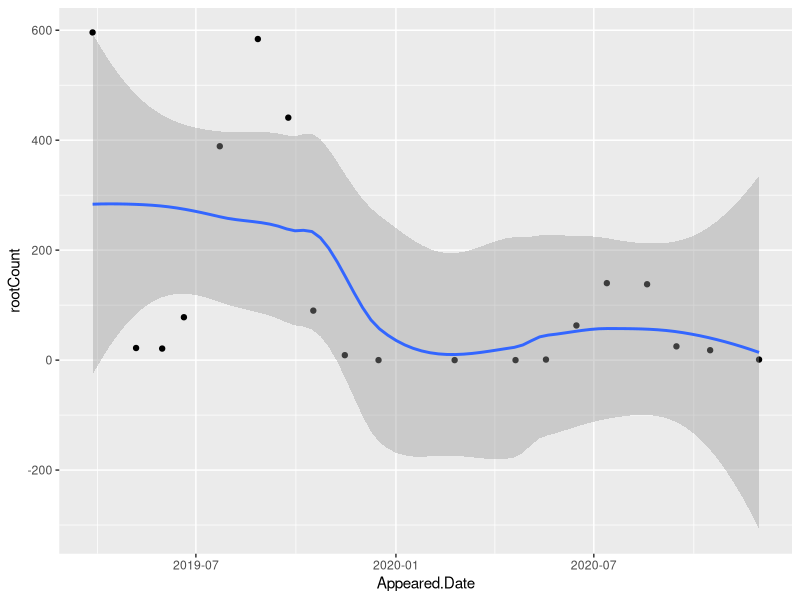
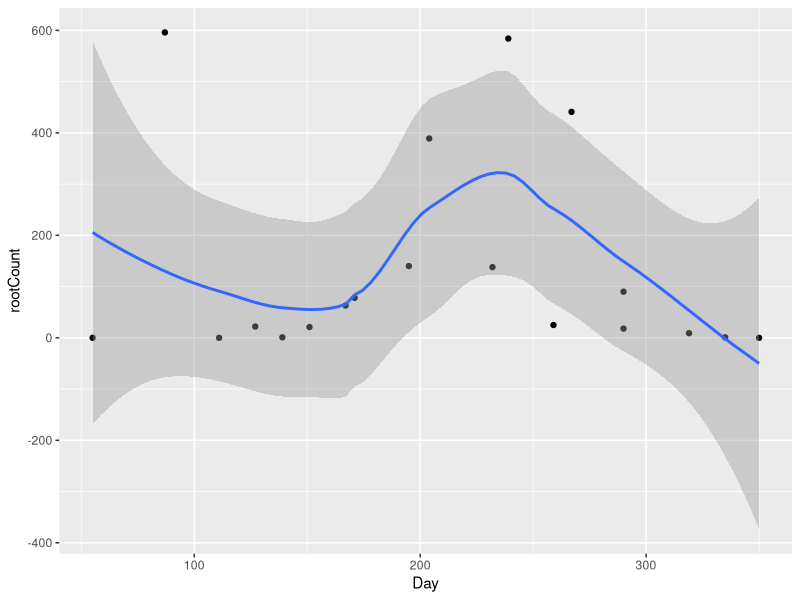
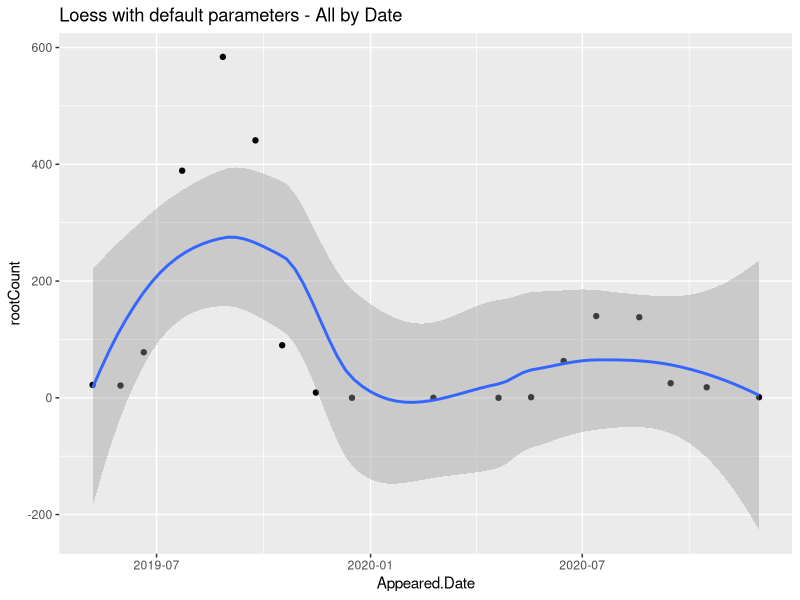
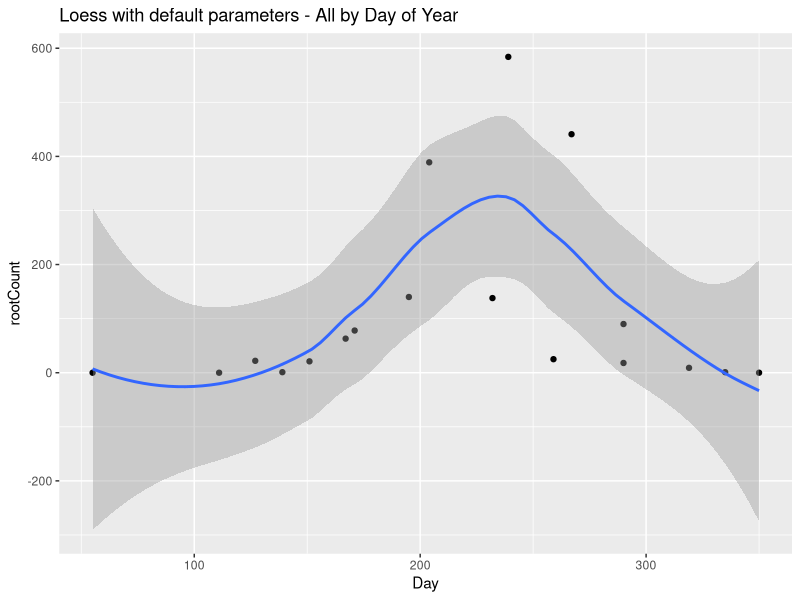
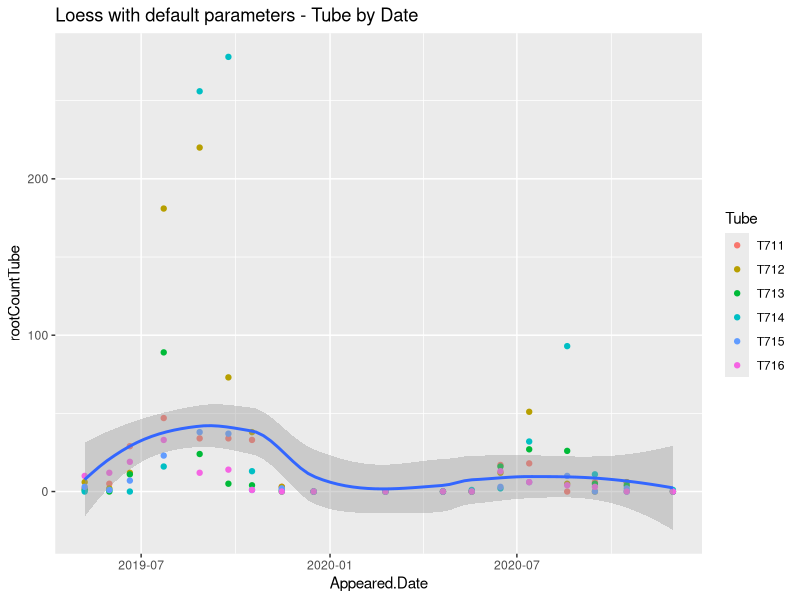
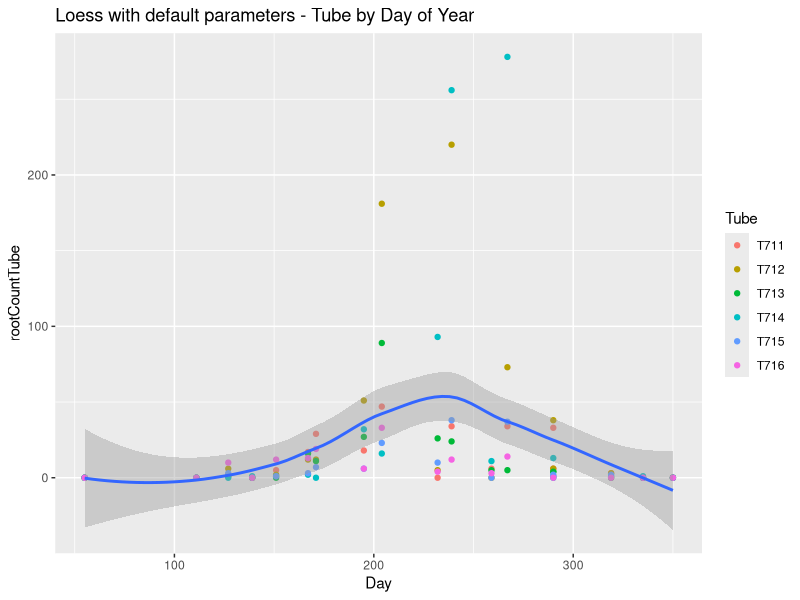
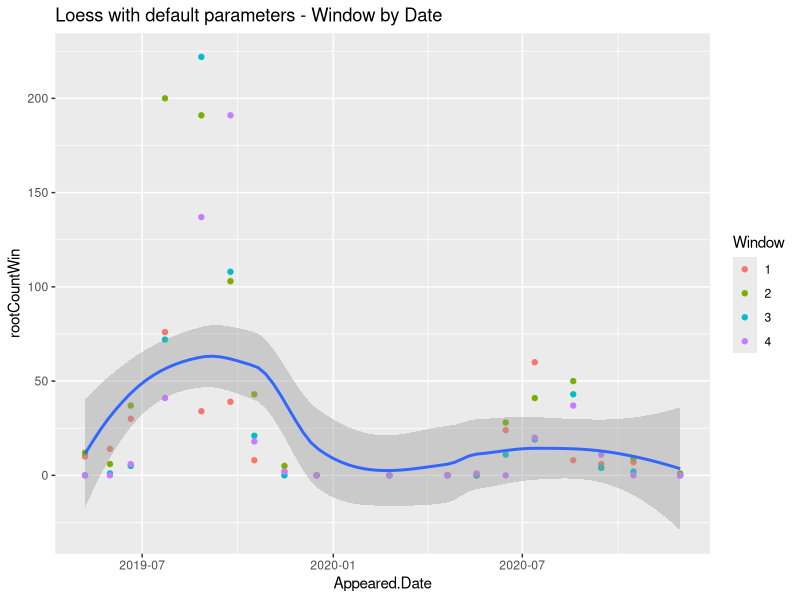
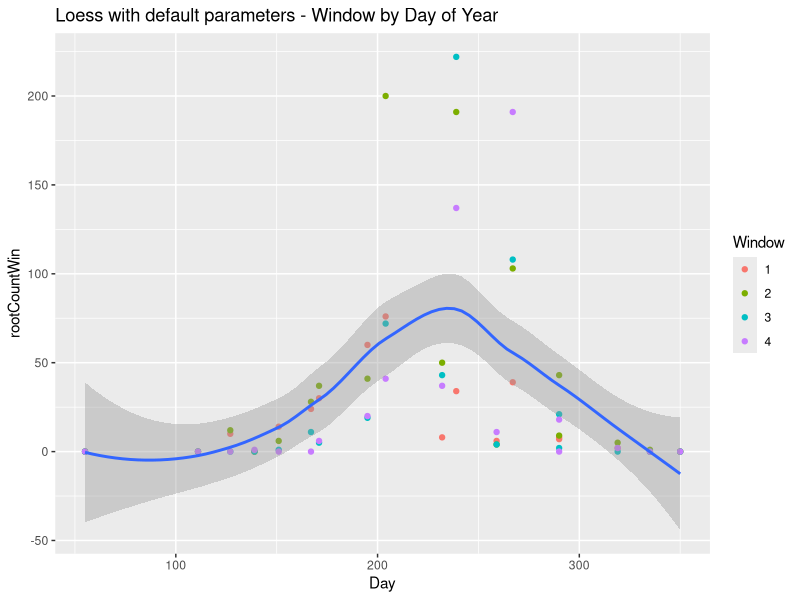

Generate these figures, in order, with R:
#Script for Analysis of Root Growth 2019- 2020
# Goal explore GAM for modeling data
# Start:December 28, 2021
# Veta Bonnewell
# 2021-12-28:10-12am mostly R review - Morton time 1 hr -Set up project, start script review raw data types
# 2021-12-29  5-6:30 R review using Haley Wickam's online book- r4ds.had.co.nz  Morton 10pm -1 am read data, check values
# 2021-12-30  ?  review raw data with excel
# 2022-01-04  4:30-6:30
# 2022-01-05  7:00- 8:00   #code for finding RootID for same date, all instances of that Tube, RootID
# 2022-01-06  11:00-12:00  #code for finding RootID for same date in different windows for that date only
# 2022-01-13  11-3:00      #code to geom_smooth of New_RootsByDate, Window, Plots
#                            code to filter out data from observation 1
# 2022-01-20  10-1:30 Install git(remote repo), setup GitHub (origin repo), connect 
#               include setup commend in comments below for parts that may need to do when setup Windows PC
#               2-4  edit script
#                ? cannot commit, find email from github security violation PAT in comment        
#               10-1:30 email, script edit - remove PAT, compare span for Tube Residual Standard Error
#2022-01-26   3 pm - 5pm Review input parameters and output values from optim() for loess() and add comments
#                 optim() did not return an optimal value, for minimizing SSE
#                 plot with  span values 0.1-1.0 for loess() and confirm Residual Standard Error increases with span.
#
#
#

### Open issues for VB
###
###2022-01-13
###  1. Ask Luke about why no Jan again?
###
###  2. Ask Newton about RootID scheme, branches receive new id?
###      Use excel filter to examine number of entries for a root and values for all vars:
### 3. RootID+WindowId+Tube are unique,
###      i.e same Multiple RootID on same date in multiple windows does not mean same root
###     If root extends from one window to another will be counted as 2 roots
###        
###  3. Units: mm or mm*10??  
###
###  4. When plot TubeIDs by Window see 2 bands in some windows, branches? Not important just curious

###2022-01-20
###  1. Use git so can frequently save annotated intermediate code, IDE to see
###  2. Google docs can save version, less granular?
###  3. Should not compare Residual Standard Errors from different datasets
###      i.e only for different models on same data set
### End issues for VB
##
######Start Git/github setup
#### Future: Windows only
#library(installR)
#updateR()  # checks if current is latest, if not asks if want to update
#
#install.packages(usethis)
#library(usethis)
#use_git_config (user.name = "Veta Bonnewell", user.email = "vbonnewell@yahoo.com")
# in terminal, check results
#git config --global --list
#
# help on setting up default editor for git
#VB skip for now
# https://swcarpentry.github.io/git-novice/02-setup/
#usethis::git_default_branch_configure()
#
#  Get Personal Access Token for Rstudio to access GitHub repository
#  usethis::create_github_token()
#    Copy token  (send email to gmail with token to save)
#   gitcreds::gitcreds_set()
#   Paste token
#  On windows install/setup git, connect Rstudio, clone repository to PC
######End Git/github setup


library(tidyverse)
library(readr)
library(ggplot2)
counts_roots_data  <- read_csv("Data/QUBI-E_counts.csv", na=c("NA", "-", NA))# Converts "NA", "-" to NAs
#summary(counts_roots_data)
head(counts_roots_data)
#spec(counts_roots_data)

raw_roots_data  <- read_csv("Data/QUBI-E_raw.csv", na=c("NA", "-", NA),
                            col_types= cols(
                              Plot= col_character(),
                              Tube = col_character(),  
                              Window = col_factor( ordered=TRUE, include_na = TRUE), # "1" "2" "3" "4"
                              RootID = col_double(),      # 235 roots do not have RootID or data, i.e. NA, 
                              Appeared = col_double(),    # Observation number
                              Appeared.Date = col_date(), # "yyyy-mm-dd"
                              Died = col_double(),        # Observation number
                              Died.Date  = col_date(),    # "yyyy-mm-dd"
                              Initial.Status = col_factor(include_na = TRUE), #"LIVING"     "EMTIPS"     "NOROOTS"    "RHIZOMORPH"
                              Final.Status = col_factor(include_na = TRUE),   # "LIVING"     "EMTIPS"     "NOROOTS"    "RHIZOMORPH"
                                                                              #"DEAD"  "EMTIPSDEAD"      "DEAD CENSORED"   "RHIZOMORPH DEAD"
                              Lifespan = col_double(),    # Days?
                              Maximum.Length =  col_double(),  # mm? QU.counts has length / 10?
                              Maximum.Diameter = col_double(), # mm?
                              Year =col_factor(ordered=TRUE),                      # Year only of observation date
                              Month = col_factor(levels = c("2","3", "4", "5", "6",  "7",  "8",  "9", "10", "11", "12"),
                                                 ordered=TRUE, include_na = TRUE ),# Month only of observation date
                              Day = col_double())                                  # Day of year of observation date
)
############ Data Definitio
# Plot chr  
# Tube chr  -> integer/factor  - Multiple tubes per tree
# Window chr?  factor?          Up to 4 windows from 1-4 with increasing depth
# RootID chr  integer           Unique to tube/window
# Appeared (observation number) integer
# Appeared Date -  date first recorded
# Died  chr (observation number?)  need to add na=c("-", NA), cast to integer
# Died.Date date first missing - need to add na=c("-", NA), cast to date
# Initial.Status chr values = LIVING, NOROOTS
# Lifespan  days alive?
# Maximum.Length, mm?  initial length or mximimum length from all observations
# Maximum.Diameter, mm?   "
# Year - year appeared
# Month - month appeared 
# Day - day of year appeared

summarise(raw_roots_data,count=n(), rootCountNoNA=sum(!is.na(RootID)))

#Total count is 2851
summary(raw_roots_data)              #Check for NAs - Find 235 are rows with no RootID or data
summary(raw_roots_data$Month)        # Shows factor is ordered

#For additional viewing of structure of raw data use following script
# Note that sourcing the script does not send output to console.
# Need to open script and run from that tab to get output
# source("Scripts/Check-Raw-Data.R")
#IGNORE sourcing for now

# Depends on raw_roots_data being the data read from the raw data file
head(raw_roots_data)
spec(raw_roots_data)

#Find out the values for categorical variables, also available from Summary()
levels(raw_roots_data$Window)
levels(raw_roots_data$Initial.Status) 
levels(raw_roots_data$Final.Status)
levels(raw_roots_data$Year)
levels(raw_roots_data$Month)

#See that there are a large number of NAs, how many root are there really?
summarise(raw_roots_data,count=n(), rootCountNoNA=sum(!is.na(RootID)))

#Total count is 2851
summary(raw_roots_data)              #Check for NAs - Find 235 are rows with no RootID or data
summary(raw_roots_data$Month)        # Shows factor is ordered
#raw_roots_data %>%     #Test  summarise
#group_by(Appeared, Appeared.Date) %>%
#summary()
#summarise(count=n(), minimum_RootID= min(RootID,na.rm=TRUE), maximum_RootID= max(RootID,na.rm=TRUE))

### Start check the pattern of RootID, why are there duplicates?
###  Code below shows RootID is generated separately for each tube window
###  That is the same RootID is seen in multiple tubes, and may occur once in each window of a single tube
# #Check for roots with same RootID, see Same RootID in different Tubes
# RootID_GT1_index<- raw_roots_data %>%
#   group_by(RootID) %>%
#   summarise(count=n()) %>%
#   filter(count > 1)
# print(RootID_GT1_index,n=20,width = Inf)
# 
# #This gets all rows with RootID in index,  not just those with 2+ instances 
# #RootID_GT1_rows<- subset(raw_roots_data,RootID %in% RootID_GT1_index$RootID) %>%
# # arrange(RootID)%>%
# # print(n=20,width = Inf) 
# 
# # Note that Tube/RootID/Window is unique, may be in same "Appeared" (observation) or not
# # Tube/RootID/Window is unique
# TubeRootID_GT1_index<- raw_roots_data %>%  
#   filter(!is.na(RootID))  %>% 
#   group_by(RootID, Tube) %>%   #If add window, all counts are 1
#   summarise(count=n()) %>%
#   print(n=20,width = Inf)
# 
# #Roots with same id in different windows at same observation time 
# TubeRootID_GT1_rows<-raw_roots_data %>%  
#   filter(!is.na(RootID))  %>% #2616 rows
#   group_by(RootID, Tube, Appeared) %>% 
#   filter(n() > 1)  %>% 
#   arrange(Plot, Tube, RootID,Appeared, Window)%>%
#   print(n=20,width = Inf) #Total of 271 rows 
# 
# #Roots_Dec <-raw_roots_data[,"Appeared"==10] #See that all "roots" are not roots #Error why??
# #raw_roots_data["Appeared"==10,.] #why doesn't work
# subset(raw_roots_data,Appeared==10)
# 
# print(raw_roots_data[30,]) #Check what some of the NAs are in data in this row
# # Explicitly cast each column with NA value, not most efficient but most clear
# 
# #  Plot RootID vs Appeared to get overall view of data
# #  Appeared and Appeared.Date should be idenical
# ggplot(data=raw_roots_data) +
#   geom_point(mapping = aes(x =Appeared.Date,  y=RootID ))
# 
# ggplot(data=raw_roots_data) +
#   geom_point(mapping = aes(x =Day,  y=RootID ))+
#   facet_grid (Tube ~ Window)
### End check the pattern of RootID
###


################################################################################################################
# Create data for each observation date
# rootCountNA
# rootCount   -count of roots for observation with NO ROOTS rows deleted
# totalLengthmm - sum of (maximum) lengths of each root ? units mm or 10* mm?
# 

New_RootsByDate<- raw_roots_data %>%
  group_by(Appeared, Appeared.Date,Year, Month, Day) %>%  #These variables should have same value for each Observtion date
  summarise(rootCountNA=n(), rootCount=sum(!is.na(RootID)), 
            totalLengthmm = sum(Maximum.Length, na.rm=TRUE))

#plot new roots over entire time interval 2019 & 2020
jpeg("Analysis/Images/New_roots_Entire_Interval")
ggplot(data=New_RootsByDate, mapping =aes(x =Appeared.Date,  y=rootCount)) +
  #geom_point(mapping = aes(color=Window )) +
  geom_point() +
  geom_smooth()
dev.off()


#plot new roots timespan 1 year, i.e. overlay years
jpeg("Analysis/Images/New_roots_Annual")
ggplot(data=New_RootsByDate, mapping =aes(x =Day,  y=rootCount)) +
  #geom_point(mapping = aes(color=Window )) +
  geom_point() +
  geom_smooth()
dev.off()

#Fix by removing data for first observation since it is actually comulative from trees past growth

jpeg("Analysis/Images/New_roots_Entire_Interval")
New_RootsByDate_Nrows =nrow(New_RootsByDate)
ggplot(data=New_RootsByDate[2:New_RootsByDate_Nrows,], mapping =aes(x =Appeared.Date,  y=rootCount)) +
  geom_point() +
  geom_smooth()+
  ggtitle("Loess with default parameters - All by Date")
dev.off()

jpeg("Analysis/Images/New_roots_Annual")
ggplot(data=New_RootsByDate[2:New_RootsByDate_Nrows,], mapping =aes(x =Day,  y=rootCount)) +
  #geom_point(mapping = aes(color=Window )) +
  geom_point() +
  geom_smooth()+
  ggtitle("Loess with default parameters - All by Day of Year")
dev.off()

### Start Plots for Tubes
#Plot of counts per tube vs time (all windows combined)
New_RootsByTube_NoObs1<- raw_roots_data %>%
  filter(Appeared > 1) %>%
  group_by(Appeared, Appeared.Date,Year, Month, Day,Tube) %>%  
  summarise(rootCountTubeNA=n(), rootCountTube=sum(!is.na(RootID)), 
            totalLengthmm = sum(Maximum.Length, na.rm=TRUE))

summary(New_RootsByTube_NoObs1)  #Use to check data is as expected

jpeg("Analysis/Images/New_roots_Entire_Interval-Tube")
ggplot(data=New_RootsByTube_NoObs1, mapping =aes(x =Appeared.Date,  y=rootCountTube)) +
  geom_point(mapping = aes(color=Tube )) +
  geom_smooth()+
  ggtitle("Loess with default parameters - Tube by Date")
dev.off()

jpeg("Analysis/Images/New_roots_Annual_Tube")
ggplot(data=New_RootsByTube_NoObs1, mapping =aes(x =Day,  y=rootCountTube)) +
  geom_point(mapping = aes(color=Tube )) +
  geom_smooth() +
  ggtitle("Loess with default parameters - Tube by Day of Year")
dev.off()
### End Plots for Tubes

####  Start Plots for Windows
# To increase number of samples, use counts per tube, and counts per window
# Plot of counts per window vs time (all tubes combined)

New_RootsByWindow_NoObs1<- raw_roots_data %>%
  filter(Appeared > 1) %>%                                        # Remove first obs.
  group_by(Appeared, Appeared.Date,Year, Month, Day, Window) %>%  #These variables should have same value for each Observtion date
  summarise(rootCountWinNA=n(), rootCountWin=sum(!is.na(RootID)), 
            totalLengthmm = sum(Maximum.Length, na.rm=TRUE))

summary(New_RootsByWindow_NoObs1)  #Use to check data is as expected

jpeg("Analysis/Images/New_roots_Entire_Interval-Window")
ggplot(data=New_RootsByWindow_NoObs1, mapping =aes(x =Appeared.Date,  y=rootCountWin)) +
  geom_point(mapping = aes(color=Window )) +
  geom_smooth()+
  ggtitle("Loess with default parameters - Window by Date")
dev.off()

jpeg("Analysis/Images/New_roots_Annual-Window")
ggplot(data=New_RootsByWindow_NoObs1, mapping =aes(x =Day,  y=rootCountWin)) +
  geom_point(mapping = aes(color=Window )) +
  geom_smooth()+
  ggtitle("Loess with default parameters - Window by Day of Year")
dev.off()
####  End Plots for Windows


# Look at effect of different span values, code from
# http://r-statistics.co/Loess-Regression-With-R.html

#Test on Tube data since more data points
New_RootsByTube_NoObs1_OrderDay<- New_RootsByTube_NoObs1 %>%
  ungroup() %>%
  arrange(Day)

loess75Default <- loess(rootCountTube ~ Day, data = New_RootsByTube_NoObs1_OrderDay)
#Number of Observations: 108 
#Equivalent Number of Parameters: 4.55 
######Residual Standard Error: 42.56 
#Default span = 0.75, degree = 2

#Same for Dates
# data=New_RootsByDate[2:New_RootsByDate_Nrows,], mapping =aes(x =Day,  y=rootCount
New_RootsByDate_NoObs1_OrderDay<-New_RootsByDate[2:New_RootsByDate_Nrows,] %>%
  ungroup() %>%
  arrange(Day)

loessMod75_Date <- loess(rootCount ~ Day, data = New_RootsByDate_NoObs1_OrderDay)
#Number of Observations: 18 
#Equivalent Number of Parameters: 4.85 
####  Residual Standard Error: 142.6   # Much larger than by Tube obove, 
####  Is this faulty conclusion since range is different!!!
####                                   # Only valid for comparisons of models for same data???
#Default span = 0.75, degree = 2
#sum(loessMod75_Date$residuals, na.rm = T)  #[1] -126.4533
#sum(loessMod75_Date$residuals, na.rm = T)^2  # 15990.43

#https://www.statology.org/how-to-interpret-residual-standard-error/
#  Residual Standard Error = square root of (sum of y-_observed - y_predicted)^2/df)
#  df =The degrees of freedom, calculated as the total number of observations – total number of model parameters.
#
# Define loess models
loessMod10 <- loess(rootCountTube ~ Day, data = New_RootsByTube_NoObs1_OrderDay,span=0.10) # 10% smoothing span)
loessMod25 <- loess(rootCountTube ~ Day, data = New_RootsByTube_NoObs1_OrderDay,span=0.25) # 25% smoothing span)
loessMod50 <- loess(rootCountTube ~ Day, data = New_RootsByTube_NoObs1_OrderDay,span=0.50) # 50% smoothing span)
loessMod75 <- loess(rootCountTube ~ Day, data = New_RootsByTube_NoObs1_OrderDay,span=0.75) # 75% smoothing span)

#Results below copied from console window
#loess(rootCountTube ~ Day, data = New_RootsByTube_NoObs1_OrderDay, span = .75)
#Number of Observations: 108 
#Equivalent Number of Parameters: 4.55 
######Residual Standard Error: 42.56 
#Default span = 0.75, degree = 2

#loess(formula = rootCountTube ~ Day, data = New_RootsByTube_NoObs1_OrderDay, span = 0.5)
#Number of Observations: 108 
#Equivalent Number of Parameters: 7.05 
#Residual Standard Error: 42.98

#loess(rootCountTube ~ Day, data = New_RootsByTube_NoObs1_OrderDay,span=0.30)
#Number of Observations: 108 
#Equivalent Number of Parameters: 10.59 
#Residual Standard Error: 42.78 

options(digits=2)
for(i in seq(from=0.2, to=1.0, by=0.1)){
  lmod <- loess(rootCountTube ~ Day, data = New_RootsByTube_NoObs1_OrderDay, span = i)
  print( paste("i  =", i, ",  Obs = ", lmod$n, ",  Residual Standard Error = ", lmod$s))
}

# Following SSE do not include degrees of freedom
loessMod10_SSE <- sum(loessMod10$residuals^2, na.rm = T)  #  3.828922e-25
loessMod25_SSE <- sum(loessMod25$residuals^2, na.rm = T)  #  8758.039
loessMod75_SSE <- sum(loessMod75$residuals^2, na.rm = T)  #  29895.84


# get smoothed output
smoothed10 <- predict(loessMod10) 
smoothed25 <- predict(loessMod25)
smoothed50 <- predict(loessMod50)
smoothed75 <- predict(loessMod75)

# Plot it (original has colors defined, not on Mac??)
jpeg("Analysis/Images/New_roots_TubeDay-LoessSpan10-25-50-75")
plot(New_RootsByTube_NoObs1_OrderDay$rootCountTube, 
     x=New_RootsByTube_NoObs1_OrderDay$Day, 
     type="l", 
     main="Loess Smoothing: Span = 10, 25, 50, 75", 
     xlab="Day", ylab="New Roots per Tube")
lines(smoothed10, x=New_RootsByTube_NoObs1_OrderDay$Day, col="purple")
lines(smoothed25, x=New_RootsByTube_NoObs1_OrderDay$Day, col="green")
lines(smoothed50, x=New_RootsByTube_NoObs1_OrderDay$Day, col="blue")
lines(smoothed75, x=New_RootsByTube_NoObs1_OrderDay$Day, col="red")  #Note this same as geom_smooth
dev.off()

### Start optim() with loess
#The following optimization does not work 
#Using function from http://r-statistics.co/Loess-Regression-With-R.html
#Find optimal span
loessMod <- try(loess(rootCountTube ~ Day, data = New_RootsByTube_NoObs1_OrderDay, span=0.5))
res <- try(loessMod$residuals)
# define function that returns the SSE
calcSSE <- function(x){
  loessMod <- try(loess(rootCountTube ~ Day, data = New_RootsByTube_NoObs1_OrderDay, span=x), silent=T)
  res <- try(loessMod$residuals, silent=T)
  if(class(res)!="try-error"){
    if((sum(res, na.rm=T) > 0)){
      sse <- sum(res^2)  
    }
  }else{
    sse <- 99999
  }
  return(sse)
}

# Run optim to find span that gives minimum sum of squared errors, SSE, starting at 0.5
#           VB - method="SANN", function to generate new candidate point is "default Gaussian Markov Kerne"
#              
#optim(par=c(0.5), calcSSE, method="SANN")
#E, starting at 0.5
# optim(par=c(0.5), calcSSE, method="SANN")
#  Output:  Definition of return values is from help for optim()
#$par   The best set of parameters found.  VB: neg value not valid?
#[1] -0.1035813
#$value  The value of fn corresponding to par, from function code above, 99999 is error, returned when Snn reqhed default of 10000 calls 
#[1] 99999
#$counts
## Number of calls to function  and Number of calls to gradient 
#           10000                             NA 
#$convergence  	An integer code. 0 indicates successful completion (which is always the case for "SANN" and "Brent"). 
#[1] 0
#$message A character string giving any additional information returned by the optimizer, or NULL.
#NULL
#VB comment 1/20/22: I don't think that a negative value of par is valid. Check values .10,.25, .75 
# see above that SSE becomes very large
### End optim() with loess

#### Start Use GAM method for smoothing
# https://ggplot2.tidyverse.org/reference/geom_smooth.html
#   method = "gam", formula = y ~ s(x, bs = "cs")

# By Tube
summary(New_RootsByTube_NoObs1)  #Use to check data is as expected

jpeg("Analysis/Images/GAM-New_roots_Entire_Interval-Tube")
ggplot(data=New_RootsByTube_NoObs1, mapping =aes(x =Appeared.Date,  y=rootCountTube)) +
  geom_point(mapping = aes(color=Tube )) +
  geom_smooth(method = "gam", formula = y ~ s(x, bs = "cs"))+
  ggtitle(" GAM with default parameters - Tubes By Date")
dev.off()

jpeg("Analysis/Images/GAM-New_roots_Annual_Tube")
ggplot(data=New_RootsByTube_NoObs1, mapping =aes(x =Day,  y=rootCountTube)) +
  geom_point(mapping = aes(color=Tube )) +
  geom_smooth(method = "gam", formula = y ~ s(x, bs = "cs")) +
  ggtitle(" GAM with default parameters - Tubes By Day of Year")
dev.off()

# By Date/Observation 

summary(New_RootsByDate)  #Use to check data is as expected

jpeg("Analysis/Images/GAM-New_roots_Entire_Interval")
New_RootsByDate_Nrows =nrow(New_RootsByDate)
ggplot(data=New_RootsByDate[2:New_RootsByDate_Nrows,], mapping =aes(x =Appeared.Date,  y=rootCount)) +
  geom_point() +
  geom_smooth(method = "gam", formula = y ~ s(x, bs = "cs")) +
  ggtitle(" GAM with default parameters - All By Date")
dev.off()

jpeg("Analysis/Images/GAM-New_roots_Annual")
ggplot(data=New_RootsByDate[2:New_RootsByDate_Nrows,], mapping =aes(x =Day,  y=rootCount)) +
  #geom_point(mapping = aes(color=Window )) +
  geom_point() +
  geom_smooth(method = "gam", formula = y ~ s(x, bs = "cs")) +
  ggtitle(" GAM with default parameters - All By Day of Year")
dev.off()




####### Ignore the following for now
# #####Recreate the "QUBI-E.counts" data
# New_Roots<- raw_roots_data %>%
#   group_by(Appeared, Appeared.Date,Year, Month, Day) %>%  #These variables should have same value for each Observtion date
#   summarise(rootCountNA=n(), rootCount=sum(!is.na(RootID)), 
#             totalLengthmm = sum(Maximum.Length, na.rm=TRUE))
# 
# ##DaysTotal is Days since Jan. 1, 2019, will need to be adjusted as each year is added
# #   Need DaysTotal to calculate days between last date of one year and first of next
# New_Roots<-rename(New_Roots, DayOfYear = Day)
# New_Roots <- New_Roots %>% #DaysTotal is Days since Jan. 1, 2019
#   mutate(DaysTotal=ifelse(Year == 2020, DayOfYear + 365, DayOfYear) #Future adapt for Leap Year
#          )
# 
# New_Roots <-New_Roots %>% 
#   ungroup() %>% #Have to ungroup for lag to work
#   mutate(DaysBetween = DaysTotal - lag(DaysTotal, default = first(DaysTotal)),
#          RootsPerDay = rootCount/DaysBetween)
# 
# New_Roots_Nrow <- nrow(New_Roots) 
# New_Roots <-New_Roots[2:New_Roots_Nrow,] %>%
#   group_by(Year)%>%
#   mutate(MaxRoots = max(rootCountNA))
# 
# print(New_Roots,n=20,width = Inf)
# # Note 222-01-013 that rootCount matches mroot.... for QUBI-E except row 6, 582 vs 584
# # Examined my QUBI-E_raw file with excel and see no obvious rows to omit
# # Perhaps different versions of raw data?
# 
